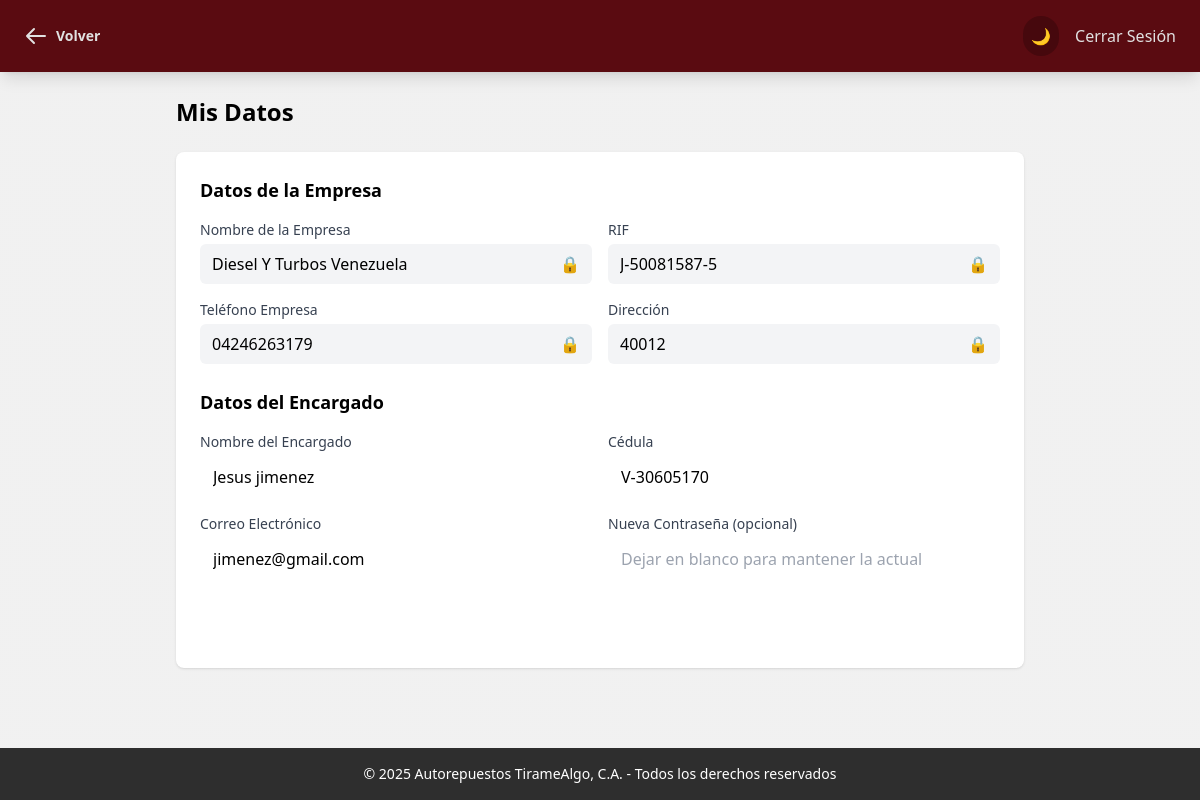
Page /panelCliente/datosCliente.php (signed in) on the earlier database version.
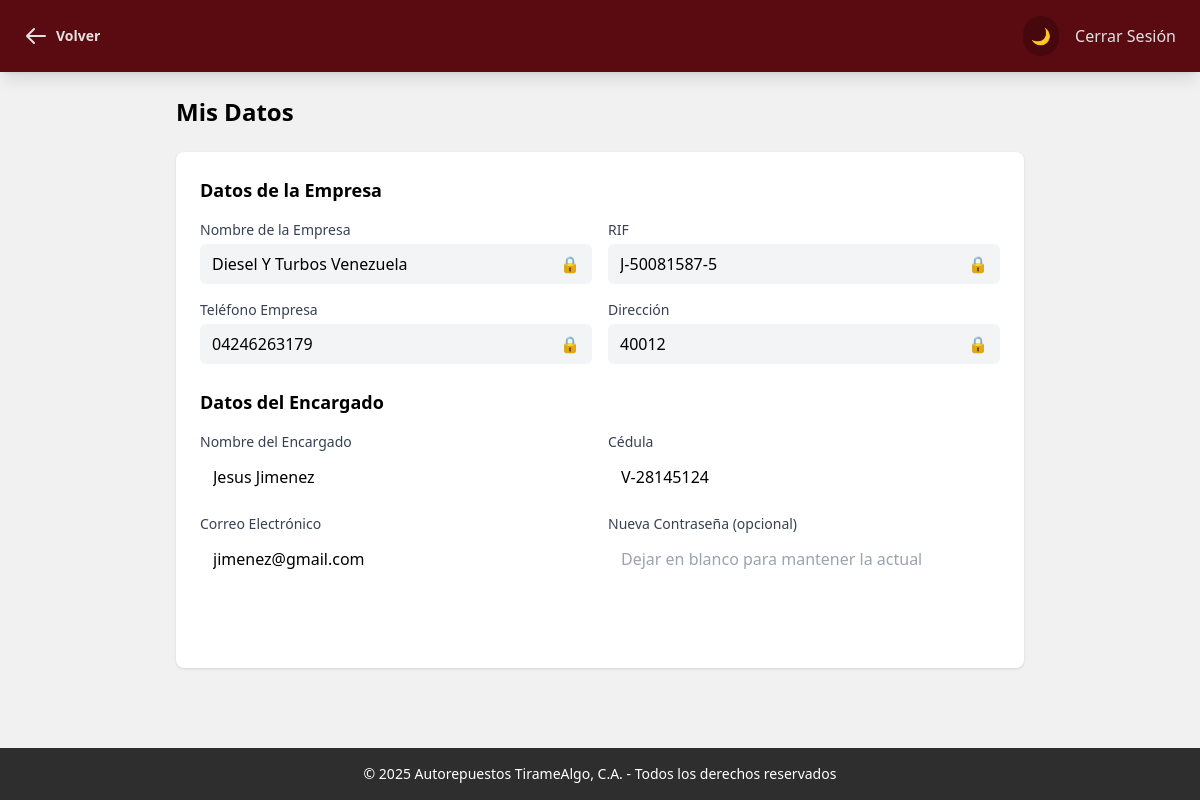
Same page on the later database version.
### tables this page shows
CREATE TABLE `clientes` (
  `id` int(11) NOT NULL,
  `nombre_empresa` varchar(60) NOT NULL,
  `rif` varchar(15) NOT NULL,
  `telefono_empresa` varchar(13) NOT NULL,
  `direccion` varchar(255) NOT NULL,
  `nombre_encargado` varchar(60) NOT NULL,
  `cedula_encargado` varchar(13) NOT NULL,
  `telefono_encargado` varchar(13) NOT NULL,
  `correo` varchar(60) DEFAULT NULL,
  `contrasena` varchar(16) NOT NULL,
  `estado_cliente` enum('Activo','Inactivo') DEFAULT 'Activo',
  `intentos` int(11) NOT NULL DEFAULT 0
);

### panelCliente/datosCliente.php (the view, shortened to what the changed rows need)
<?php
require '../logica/conexionbdd.php';
$client_id = $_SESSION['id'];
$stmt = $conn->prepare("SELECT * FROM clientes WHERE id = ?");
$stmt->bind_param("i", $client_id);
$stmt->execute();
$result = $stmt->get_result();
$client_data = $result->fetch_assoc();
?>
<!DOCTYPE html>
<html lang="es" class="dark">
<head>
  <script src="https://cdn.tailwindcss.com"></script>
    <script src="../js/tailwind_config.js"></script>
    <link rel="stylesheet" href="../css/global_style.css">
</head>
<body class="bg-pattern transition-colors duration-200">
  <main class="pt-24 px-6 pb-20 max-w-4xl mx-auto">
    <h2 class="text-2xl font-bold mb-6 dark:text-white">Mis Datos</h2>
    <form method="POST" class="bg-white dark:bg-gray-800 shadow rounded-lg p-6">
      <div class="mb-6">
        <div class="grid grid-cols-1 md:grid-cols-2 gap-4">
          <div>
            <div class="relative">
              <input type="text" value="<?php echo htmlspecialchars($client_data['nombre_empresa']); ?>"
                class="w-full px-3 py-2 bg-gray-100 dark:bg-gray-700 dark:text-white rounded-md pr-10" readonly>
              <span class="absolute right-3 top-1/2 transform -translate-y-1/2 text-gray-500">🔒</span>
            </div>
          </div>
          <div>
            <div class="relative">
              <input type="text" value="<?php echo htmlspecialchars($client_data['rif']); ?>"
                class="w-full px-3 py-2 bg-gray-100 dark:bg-gray-700 dark:text-white rounded-md pr-10" readonly>
              <span class="absolute right-3 top-1/2 transform -translate-y-1/2 text-gray-500">🔒</span>
            </div>
          </div>
          <div>
            <div class="relative">
              <input type="text" value="<?php echo htmlspecialchars($client_data['telefono_empresa']); ?>"
                class="w-full px-3 py-2 bg-gray-100 dark:bg-gray-700 dark:text-white rounded-md pr-10" readonly>
              <span class="absolute right-3 top-1/2 transform -translate-y-1/2 text-gray-500">🔒</span>
            </div>
          </div>
          <div>
            <div class="relative">
              <input type="text" value="<?php echo htmlspecialchars($client_data['direccion']); ?>"
                class="w-full px-3 py-2 bg-gray-100 dark:bg-gray-700 dark:text-white rounded-md pr-10" readonly>
              <span class="absolute right-3 top-1/2 transform -translate-y-1/2 text-gray-500">🔒</span>
            </div>
          </div>
        </div>
      </div>
      <div class="mb-6">
        <div class="grid grid-cols-1 md:grid-cols-2 gap-4">
          <div>
            <label class="block text-sm font-medium text-gray-700 dark:text-gray-300 mb-1">Nombre del Encargado</label>
            <input type="text" name="nombre_encargado" value="<?php echo htmlspecialchars($client_data['nombre_encargado']); ?>"
              class="w-full px-3 py-2 border border-transparent dark:border-transparent rounded-md dark:bg-gray-700 dark:text-white focus:border-blue-500 dark:focus:border-blue-400 transition-colors duration-200">
          </div>
          <div>
            <label class="block text-sm font-medium text-gray-700 dark:text-gray-300 mb-1">Cédula</label>
            <input type="text" name="cedula_encargado" value="<?php echo htmlspecialchars($client_data['cedula_encargado']); ?>"
              class="w-full px-3 py-2 border border-transparent dark:border-transparent rounded-md dark:bg-gray-700 dark:text-white focus:border-blue-500 dark:focus:border-blue-400 transition-colors duration-200">
          </div>
          <div>
            <label class="block text-sm font-medium text-gray-700 dark:text-gray-300 mb-1">Correo Electrónico</label>
            <input type="email" name="correo" value="<?php echo htmlspecialchars($client_data['correo']); ?>"
              class="w-full px-3 py-2 border border-transparent dark:border-transparent rounded-md dark:bg-gray-700 dark:text-white focus:border-blue-500 dark:focus:border-blue-400 transition-colors duration-200">
          </div>
        </div>
      </div>
    </form>
  </main>
</body>
</html>

Differences in the rows shown:
changed clientes "Diesel Y Turbos Venezuela": nombre_encargado "Jesus jimenez" → "Jesus Jimenez"; cedula_encargado "V-30605170" → "V-28145124"
